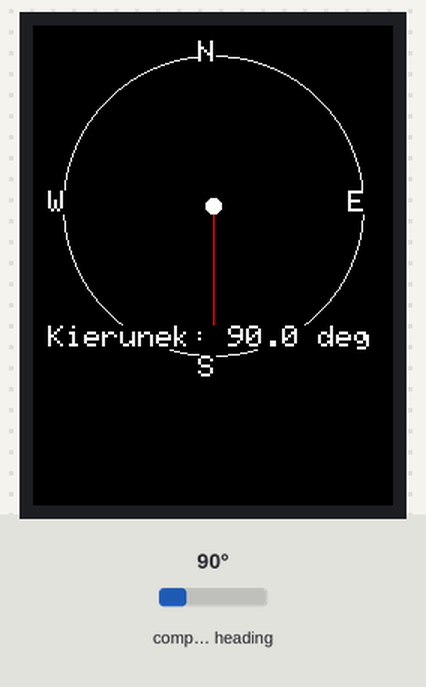
A sketch run on a simulated ESP32. Shown: 240×320 colour display. The inputs (shaded band) are chosen by the test bench; at power-on: compass heading 90°.

Above: at 1.4 s.
1.5 s: compass heading set to 7°
At 2.1 s:
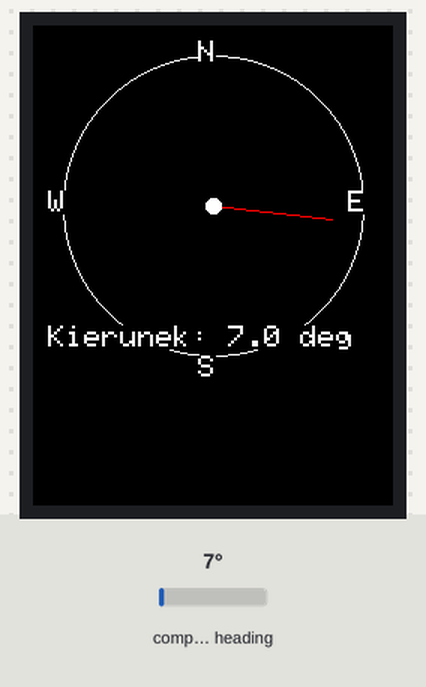
3.1 s: compass heading set to 90°
At 4.4 s:
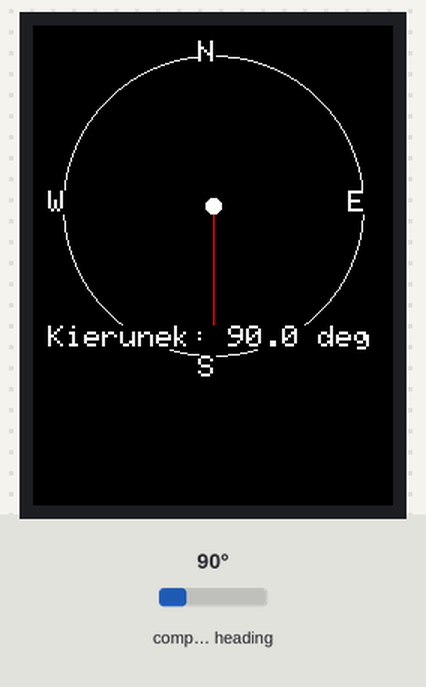
6.1 s: compass heading set to 180°
At 7.2 s:
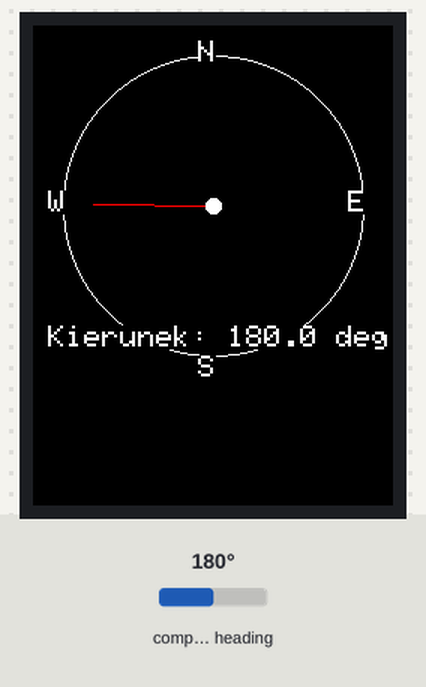
Timing chart, 0 to 9.1 s (numbered marks = the images above; inputs shaded):
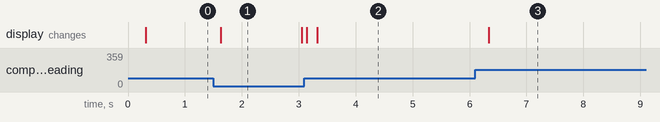

The sketch:

test_compass_draw.ino
```cpp
#include <Wire.h>
#include <QMC5883LCompass.h>
#include <TFT_eSPI.h>  // Biblioteka do obsługi ekranu TFT

QMC5883LCompass compass;
TFT_eSPI tft = TFT_eSPI(); // Obiekt TFT

#define SCREEN_CENTER_X 120 // Środek ekranu (X)
#define SCREEN_CENTER_Y 120 // Środek ekranu (Y)
#define NEEDLE_LENGTH 80    // Długość igły kompasu

void setup() {
  // Inicjalizacja serial i magnetometru
  Serial.begin(115200);
  Wire.begin();
  compass.init();

  // Inicjalizacja ekranu TFT
  tft.init();
  tft.setRotation(0); // Orientacja ekranu
  tft.fillScreen(TFT_BLACK);
  tft.setTextColor(TFT_WHITE, TFT_BLACK);
  tft.setTextSize(2);
}

void loop() {
  // Odczyt danych z magnetometru
  int x, y, z;
  compass.read();
  x = compass.getX();
  y = compass.getY();
  z = compass.getZ();

  // Obliczenie azymutu (w stopniach)
  float heading = atan2(y, x) * 180 / PI;
  if (heading < 0) {
    heading += 360;
  }

  // Wyczyść ekran i narysuj tarczę kompasu
  tft.fillScreen(TFT_BLACK);
  drawCompassFace();

  // Obliczenie pozycji końca igły kompasu
  float radHeading = heading * PI / 180; // Przelicz kąt na radiany
  int needleX = SCREEN_CENTER_X + NEEDLE_LENGTH * cos(radHeading);
  int needleY = SCREEN_CENTER_Y + NEEDLE_LENGTH * sin(radHeading);

  // Rysowanie igły kompasu
  tft.drawLine(SCREEN_CENTER_X, SCREEN_CENTER_Y, needleX, needleY, TFT_RED); // Główna igła
  tft.fillCircle(SCREEN_CENTER_X, SCREEN_CENTER_Y, 5, TFT_WHITE);           // Środek kompasu

  // Wyświetlenie kierunku i kąta na ekranie
  tft.setCursor(10, 200);
  tft.printf("Kierunek: %.1f deg", heading);

  delay(100); // Odświeżanie co 100 ms
}

// Funkcja rysująca tarczę kompasu
void drawCompassFace() {
  // Narysowanie okręgu kompasu
  tft.drawCircle(SCREEN_CENTER_X, SCREEN_CENTER_Y, 100, TFT_WHITE);

  // Narysowanie oznaczeń głównych kierunków
  tft.setCursor(SCREEN_CENTER_X - 10, SCREEN_CENTER_Y - 110);
  tft.print("N"); // Północ
  tft.setCursor(SCREEN_CENTER_X - 10, SCREEN_CENTER_Y + 100);
  tft.print("S"); // Południe
  tft.setCursor(SCREEN_CENTER_X + 90, SCREEN_CENTER_Y - 10);
  tft.print("E"); // Wschód
  tft.setCursor(SCREEN_CENTER_X - 110, SCREEN_CENTER_Y - 10);
  tft.print("W"); // Zachód
}
```

Measured:
- after the input at 1.5 s, the display: changes after 0.13 s (image 1)
- after the input at 3.1 s, the display: first differs from a run without the input after 0.23 s (image 2)
- after the input at 6.1 s, the display: changes after 0.24 s (image 3)
- what the display in image 1 shows lasts 1.5 s, from 1.6 s to 3.1 s
